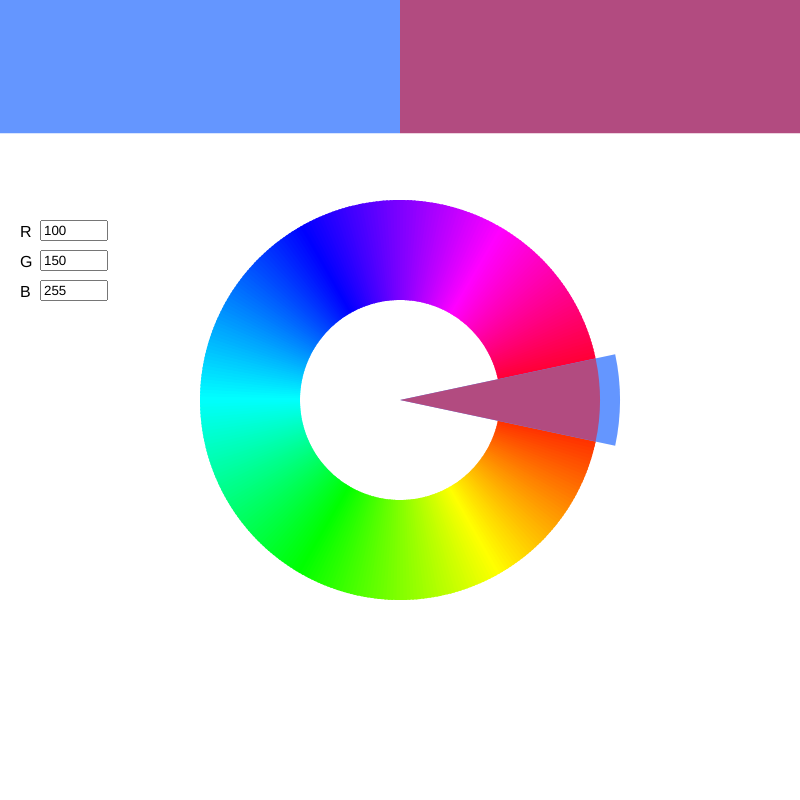
Frame 1 (no input)
Frame 60 (no input): identical to frame 1, image omitted
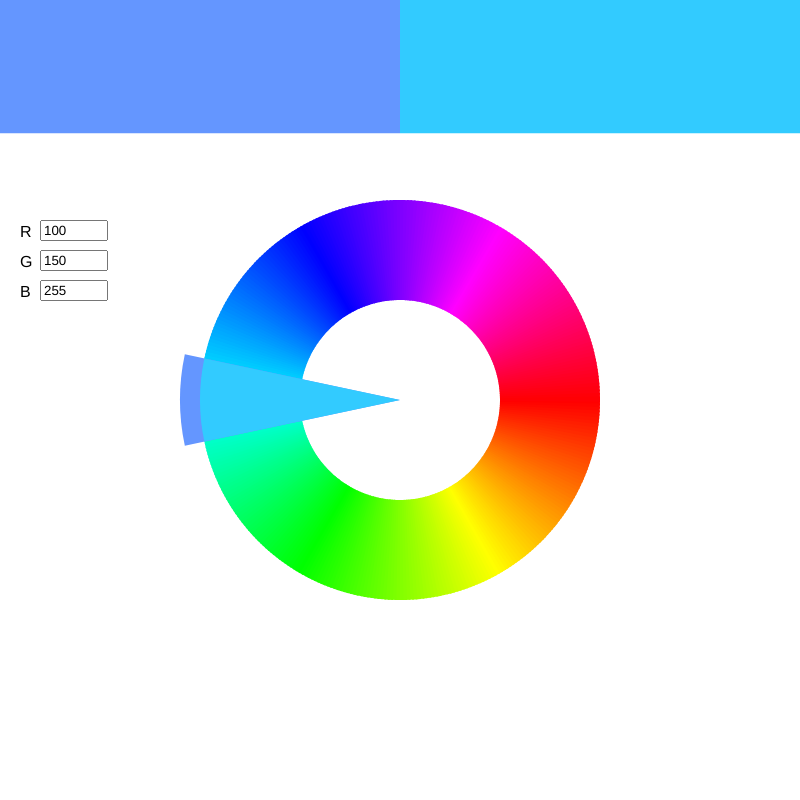
Frame 120 (the mouse pressed at the canvas centre since frame 60)

The p5.js sketch that drew these frames (run headless with seeded random() and noise() and a simulated clock; from frame 60 on, the mouse is pressed at the canvas centre):

// p5.js sketch
// ── sketch.js
// Color Blending Tool
// The user types a base color as R, G, B. Mouse position rotates a sector (pie slice) around the color wheel.
// The hue under the sector is blended 50/50 with the base color.
// extended from Rune Madsen's Color Scheme Complimentary Example :https://printingcode.runemadsen.com/examples/color/scheme_complementary/index.html

let innerRadius = 100; // hole size
let outerRadius = 200; // ring size (also the radius of the sector)

let steps = 1; // resolution: 360 small segments make the ring look smooth
let sectorAngle = 360/15; // angular width of the rotating sector (24 degrees)
let sectorRadius = 220; // the sector reaches 20 pixels past the ring

// NEW: input fields for the base color
let rInput, gInput, bInput;

function setup() {
  createCanvas(800, 800);
  colorMode(HSB, 360, 100, 100);
  noStroke();

  // NEW: three number inputs for R, G, B (default 100, 150, 255)
  rInput = createInput('100', 'number');
  gInput = createInput('150', 'number');
  bInput = createInput('255', 'number');
  rInput.position(40, 220);
  gInput.position(40, 250);
  bInput.position(40, 280);
  rInput.size(60);
  gInput.size(60);
  bInput.size(60);
}

function draw() {
  background(100);
  drawRing();

  // NEW: labels next to the input fields
  fill(0);
  textSize(16);
  text('R', 20, 237);
  text('G', 20, 267);
  text('B', 20, 297);

  // Map mouseX to the sector angle (0–360)
  let angle = map(mouseX, 0, width, 0, 360, true);

  // NEW: base color from the RGB inputs (fixed, does not depend on the mouse)
  colorMode(RGB, 255);
  let baseColor = color(readInput(rInput), readInput(gInput), readInput(bInput));

  // NEW: color of the wheel under the sector (hue = sector angle)
  colorMode(HSB, 360, 100, 100);
  let sampledColor = color(angle % 360, 100, 100);

  // NEW: 50/50 blend. lerpColor mixes in the current color mode,
  // so switch to RGB for the mix and then back to HSB.
  colorMode(RGB, 255);
  let blendedColor = lerpColor(baseColor, sampledColor, 0.5);
  colorMode(HSB, 360, 100, 100);

  let squareWidth = width/2;

  // Square 1: base color
  fill(baseColor);
  rect(0, 0, squareWidth, height/6);

  // Square 2: blended color
  fill(blendedColor);
  rect(squareWidth, 0, squareWidth, height/6);

  // NEW: rotating sector, blended color over the wheel and base color outside it
  drawSector(angle, blendedColor, baseColor);
}

// NEW: read one input field as a number between 0 and 255
function readInput(input){
  let value = int(input.value());
  if (isNaN(value)) {
    value = 0; // empty field counts as 0
  }
  return constrain(value, 0, 255);
}

// NEW: sector (pie slice) with its center at the center of the wheel.
// Its angular width is sectorAngle (24 degrees) and it is centered on the given angle.
// It is drawn in two layers:
//   radius 0 to outerRadius            = blended color (the part over the wheel)
//   radius outerRadius to sectorRadius = base color (the part outside the wheel)
function drawSector(angle, blended, base){
  push();
  translate(width / 2, height / 2);
  let startAngle = radians(angle - sectorAngle/2);
  let endAngle = radians(angle + sectorAngle/2);

  // arc() takes the full width and height of the circle, so use 2 * radius

  // Layer 1: the whole sector out to sectorRadius in the base color
  fill(base);
  arc(0, 0, sectorRadius * 2, sectorRadius * 2, startAngle, endAngle, PIE);

  // Layer 2: the part over the wheel in the blended color, drawn on top,
  // so only the outer 20 pixels of layer 1 stay visible
  fill(blended);
  arc(0, 0, outerRadius * 2, outerRadius * 2, startAngle, endAngle, PIE);
  pop();
}

function drawRing(){
  push();
  translate(width / 2, height / 2); // center of canvas

  

  for (let angle = 0; angle < 360; angle+=steps) {
    // overlap the next segment a little so no thin gaps show between segments
    let nextAngle = angle + steps + 0.5;

    // Outer edge points
    let x1 = cos(radians(angle)) * outerRadius;
    let y1 = sin(radians(angle)) * outerRadius;
    let x2 = cos(radians(nextAngle)) * outerRadius;
    let y2 = sin(radians(nextAngle)) * outerRadius;

    // Inner edge points
    let x3 = cos(radians(nextAngle)) * innerRadius;
    let y3 = sin(radians(nextAngle)) * innerRadius;
    let x4 = cos(radians(angle)) * innerRadius;
    let y4 = sin(radians(angle)) * innerRadius;

    fill(angle, 100, 100);
    quad(x1, y1, x2, y2, x3, y3, x4, y4);
   
  }
  pop();

}
